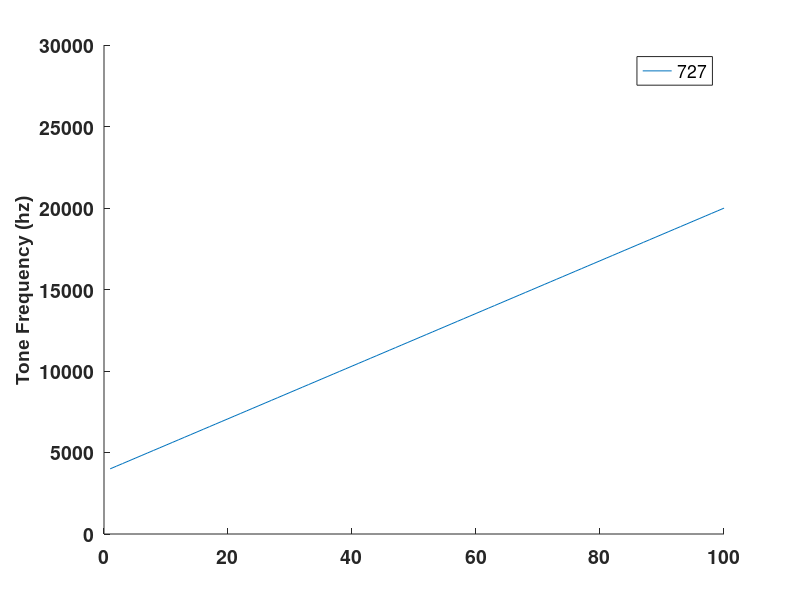

MATLAB code to generate this figure: (Note: this script raises an error after producing the figure.)
% tone generator - tone freq vs volts
% this will give the min and max voltage from due, with changing panel
% values, helps determine which range to chose/

figure;
hold on;

panel=250:50:1500; %panel values
panel=727;
panel=panel';

%.55 is the minimum and 2.75 is max
for i=1:length(panel);
V=panel(i)*10*linspace(0.55,2.75,100);

minfreq(i,1)= min(V);
maxfreq(i,1)=max(V);
plot(1:100,V);
end

%plots
legend(num2str(panel));
set(gca,'YLim',[0 30000]);
set(gca,'FontSize',14,'FontWeight','bold');
ylabel('Tone Frequency (hz)','FontName','Arial','FontWeight','bold','FontSize',14 );
box off;

%table
T= table(panel,minfreq,maxfreq);

%% plot freq for new track
minf=4000;
maxf=20000;
nbeeps=17;

freq=exp(linspace(log(minf),log(maxf),nbeeps));

% bidi (delete if dont want bidi)
bfreq=fliplr(freq);
bfreq(1)=[]; % dont repeat top beep
bfreq(end)=[];
freq = [ freq bfreq ];
% bidi

%plot
figure;plot(freq,'Marker','o');
axis square;
xlabel('Beep position');
ylabel('Beep frequency (hz)');
% min and max differences
%min(diff(exp(linspace(log(minf),log(maxf),34))))
%max(diff(exp(linspace(log(minf),log(maxf),34))))


% caculate volts
panel=727;
mult=10;
volts=(freq/panel)/mult;

% volts to pin
pin=round(((volts-0.55)./2.2)*4095);

T2= table(freq',volts',pin');

%% step plot

z=repmat(freq,6,1);
z=[z ; NaN(6,nbeeps*2-2)];

zz=reshape(z,1,[]);

% two laps
zz=[zz zz];

figure;
plot(1:length(zz),zz,'LineWidth',3);
xlabel('Track position');
ylabel('Beep frequency (hz)');
set(gca,'XLim',[0 length(zz)]);
box off;



%% pin to volts
input=1;
2.2 * (input / 4095) + 0.56 ;



%% bidirectional before building pin string
%% build string

pin_string='';

for ii=1:length(pin)
    
    %start
    if(ii==1);
        pin_string='{';
    end
    
    % add to string
    p=strcat(num2str(pin(ii)),',');
    pin_string= [pin_string p];


    %end
    if(ii==length(pin));
        pin_string(end)=[];
        pin_string= [pin_string '}'];
    end

end

